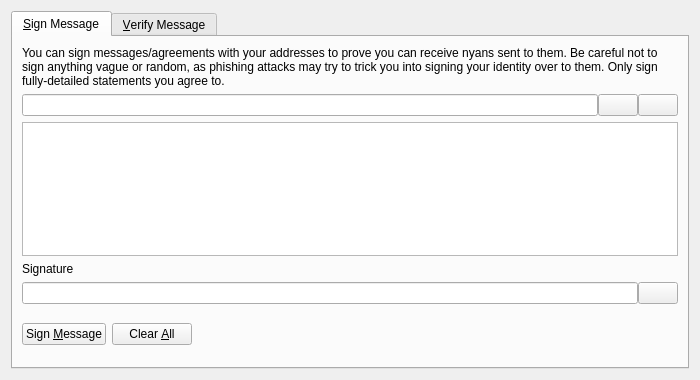
<?xml version="1.0" encoding="UTF-8"?>
<ui version="4.0">
 <class>SignVerifyMessageDialog</class>
 <widget class="QDialog" name="SignVerifyMessageDialog">
  <property name="geometry">
   <rect>
    <x>0</x>
    <y>0</y>
    <width>700</width>
    <height>380</height>
   </rect>
  </property>
  <property name="windowTitle">
   <string>Signatures - Sign / Verify a Message</string>
  </property>
  <property name="modal">
   <bool>true</bool>
  </property>
  <layout class="QVBoxLayout" name="verticalLayout">
   <item>
    <widget class="QTabWidget" name="tabWidget">
     <property name="currentIndex">
      <number>0</number>
     </property>
     <widget class="QWidget" name="tabSignMessage">
      <attribute name="title">
       <string>&amp;Sign Message</string>
      </attribute>
      <layout class="QVBoxLayout" name="verticalLayout_SM">
       <item>
        <widget class="QLabel" name="infoLabel_SM">
         <property name="text">
          <string>You can sign messages/agreements with your addresses to prove you can receive nyans sent to them. Be careful not to sign anything vague or random, as phishing attacks may try to trick you into signing your identity over to them. Only sign fully-detailed statements you agree to.</string>
         </property>
         <property name="textFormat">
          <enum>Qt::PlainText</enum>
         </property>
         <property name="wordWrap">
          <bool>true</bool>
         </property>
        </widget>
       </item>
       <item>
        <layout class="QHBoxLayout" name="horizontalLayout_1_SM">
         <property name="spacing">
          <number>0</number>
         </property>
         <item>
          <widget class="QValidatedLineEdit" name="addressIn_SM">
           <property name="toolTip">
            <string>The NYAN address to sign the message with</string>
           </property>
          </widget>
         </item>
         <item>
          <widget class="QPushButton" name="addressBookButton_SM">
           <property name="toolTip">
            <string>Choose previously used address</string>
           </property>
           <property name="text">
            <string/>
           </property>
           <property name="icon">
            <iconset resource="../bitcoin.qrc">
             <normaloff>:/icons/address-book</normaloff>:/icons/address-book</iconset>
           </property>
           <property name="shortcut">
            <string>Alt+A</string>
           </property>
           <property name="autoDefault">
            <bool>false</bool>
           </property>
          </widget>
         </item>
         <item>
          <widget class="QPushButton" name="pasteButton_SM">
           <property name="toolTip">
            <string>Paste address from clipboard</string>
           </property>
           <property name="text">
            <string/>
           </property>
           <property name="icon">
            <iconset resource="../bitcoin.qrc">
             <normaloff>:/icons/editpaste</normaloff>:/icons/editpaste</iconset>
           </property>
           <property name="shortcut">
            <string>Alt+P</string>
           </property>
           <property name="autoDefault">
            <bool>false</bool>
           </property>
          </widget>
         </item>
        </layout>
       </item>
       <item>
        <widget class="QPlainTextEdit" name="messageIn_SM">
         <property name="toolTip">
          <string>Enter the message you want to sign here</string>
         </property>
        </widget>
       </item>
       <item>
        <widget class="QLabel" name="signatureLabel_SM">
         <property name="text">
          <string>Signature</string>
         </property>
         <property name="textFormat">
          <enum>Qt::PlainText</enum>
         </property>
        </widget>
       </item>
       <item>
        <layout class="QHBoxLayout" name="horizontalLayout_2_SM">
         <property name="spacing">
          <number>0</number>
         </property>
         <item>
          <widget class="QLineEdit" name="signatureOut_SM">
           <property name="font">
            <font>
             <italic>true</italic>
            </font>
           </property>
           <property name="readOnly">
            <bool>true</bool>
           </property>
          </widget>
         </item>
         <item>
          <widget class="QPushButton" name="copySignatureButton_SM">
           <property name="toolTip">
            <string>Copy the current signature to the system clipboard</string>
           </property>
           <property name="text">
            <string/>
           </property>
           <property name="icon">
            <iconset resource="../bitcoin.qrc">
             <normaloff>:/icons/editcopy</normaloff>:/icons/editcopy</iconset>
           </property>
           <property name="autoDefault">
            <bool>false</bool>
           </property>
          </widget>
         </item>
        </layout>
       </item>
       <item>
        <layout class="QHBoxLayout" name="horizontalLayout_3_SM">
         <item>
          <widget class="QPushButton" name="signMessageButton_SM">
           <property name="toolTip">
            <string>Sign the message to prove you own this NYAN address</string>
           </property>
           <property name="text">
            <string>Sign &amp;Message</string>
           </property>
           <property name="icon">
            <iconset resource="../bitcoin.qrc">
             <normaloff>:/icons/edit</normaloff>:/icons/edit</iconset>
           </property>
           <property name="autoDefault">
            <bool>false</bool>
           </property>
          </widget>
         </item>
         <item>
          <widget class="QPushButton" name="clearButton_SM">
           <property name="toolTip">
            <string>Reset all sign message fields</string>
           </property>
           <property name="text">
            <string>Clear &amp;All</string>
           </property>
           <property name="icon">
            <iconset resource="../bitcoin.qrc">
             <normaloff>:/icons/remove</normaloff>:/icons/remove</iconset>
           </property>
           <property name="autoDefault">
            <bool>false</bool>
           </property>
          </widget>
         </item>
         <item>
          <spacer name="horizontalSpacer_1_SM">
           <property name="orientation">
            <enum>Qt::Horizontal</enum>
           </property>
           <property name="sizeHint" stdset="0">
            <size>
             <width>40</width>
             <height>48</height>
            </size>
           </property>
          </spacer>
         </item>
         <item>
          <widget class="QLabel" name="statusLabel_SM">
           <property name="font">
            <font>
             <weight>75</weight>
             <bold>true</bold>
            </font>
           </property>
           <property name="text">
            <string/>
           </property>
           <property name="wordWrap">
            <bool>true</bool>
           </property>
          </widget>
         </item>
         <item>
          <spacer name="horizontalSpacer_2_SM">
           <property name="orientation">
            <enum>Qt::Horizontal</enum>
           </property>
           <property name="sizeHint" stdset="0">
            <size>
             <width>40</width>
             <height>48</height>
            </size>
           </property>
          </spacer>
         </item>
        </layout>
       </item>
      </layout>
     </widget>
     <widget class="QWidget" name="tabVerifyMessage">
      <attribute name="title">
       <string>&amp;Verify Message</string>
      </attribute>
      <layout class="QVBoxLayout" name="verticalLayout_VM">
       <item>
        <widget class="QLabel" name="infoLabel_VM">
         <property name="text">
          <string>Enter the receiver's address, message (ensure you copy line breaks, spaces, tabs, etc. exactly) and signature below to verify the message. Be careful not to read more into the signature than what is in the signed message itself, to avoid being tricked by a man-in-the-middle attack. Note that this only proves the signing party receives with the address, it cannot prove sendership of any transaction!</string>
         </property>
         <property name="textFormat">
          <enum>Qt::PlainText</enum>
         </property>
         <property name="alignment">
          <set>Qt::AlignLeading|Qt::AlignLeft|Qt::AlignTop</set>
         </property>
         <property name="wordWrap">
          <bool>true</bool>
         </property>
        </widget>
       </item>
       <item>
        <layout class="QHBoxLayout" name="horizontalLayout_1_VM">
         <property name="spacing">
          <number>0</number>
         </property>
         <item>
          <widget class="QValidatedLineEdit" name="addressIn_VM">
           <property name="toolTip">
            <string>The NYAN address the message was signed with</string>
           </property>
          </widget>
         </item>
         <item>
          <widget class="QPushButton" name="addressBookButton_VM">
           <property name="toolTip">
            <string>Choose previously used address</string>
           </property>
           <property name="text">
            <string/>
           </property>
           <property name="icon">
            <iconset resource="../bitcoin.qrc">
             <normaloff>:/icons/address-book</normaloff>:/icons/address-book</iconset>
           </property>
           <property name="shortcut">
            <string>Alt+A</string>
           </property>
           <property name="autoDefault">
            <bool>false</bool>
           </property>
          </widget>
         </item>
        </layout>
       </item>
       <item>
        <widget class="QPlainTextEdit" name="messageIn_VM"/>
       </item>
       <item>
        <widget class="QValidatedLineEdit" name="signatureIn_VM"/>
       </item>
       <item>
        <layout class="QHBoxLayout" name="horizontalLayout_2_VM">
         <item>
          <widget class="QPushButton" name="verifyMessageButton_VM">
           <property name="toolTip">
            <string>Verify the message to ensure it was signed with the specified NYAN address</string>
           </property>
           <property name="text">
            <string>Verify &amp;Message</string>
           </property>
           <property name="icon">
            <iconset resource="../bitcoin.qrc">
             <normaloff>:/icons/transaction_0</normaloff>:/icons/transaction_0</iconset>
           </property>
           <property name="autoDefault">
            <bool>false</bool>
           </property>
          </widget>
         </item>
         <item>
          <widget class="QPushButton" name="clearButton_VM">
           <property name="toolTip">
            <string>Reset all verify message fields</string>
           </property>
           <property name="text">
            <string>Clear &amp;All</string>
           </property>
           <property name="icon">
            <iconset resource="../bitcoin.qrc">
             <normaloff>:/icons/remove</normaloff>:/icons/remove</iconset>
           </property>
           <property name="autoDefault">
            <bool>false</bool>
           </property>
          </widget>
         </item>
         <item>
          <spacer name="horizontalSpacer_1_VM">
           <property name="orientation">
            <enum>Qt::Horizontal</enum>
           </property>
           <property name="sizeHint" stdset="0">
            <size>
             <width>40</width>
             <height>48</height>
            </size>
           </property>
          </spacer>
         </item>
         <item>
          <widget class="QLabel" name="statusLabel_VM">
           <property name="font">
            <font>
             <weight>75</weight>
             <bold>true</bold>
            </font>
           </property>
           <property name="text">
            <string/>
           </property>
           <property name="wordWrap">
            <bool>true</bool>
           </property>
          </widget>
         </item>
         <item>
          <spacer name="horizontalSpacer_2_VM">
           <property name="orientation">
            <enum>Qt::Horizontal</enum>
           </property>
           <property name="sizeHint" stdset="0">
            <size>
             <width>40</width>
             <height>48</height>
            </size>
           </property>
          </spacer>
         </item>
        </layout>
       </item>
      </layout>
     </widget>
    </widget>
   </item>
  </layout>
 </widget>
 <customwidgets>
  <customwidget>
   <class>QValidatedLineEdit</class>
   <extends>QLineEdit</extends>
   <header>qvalidatedlineedit.h</header>
  </customwidget>
 </customwidgets>
 <resources>
  <include location="../bitcoin.qrc"/>
 </resources>
 <connections/>
</ui>
